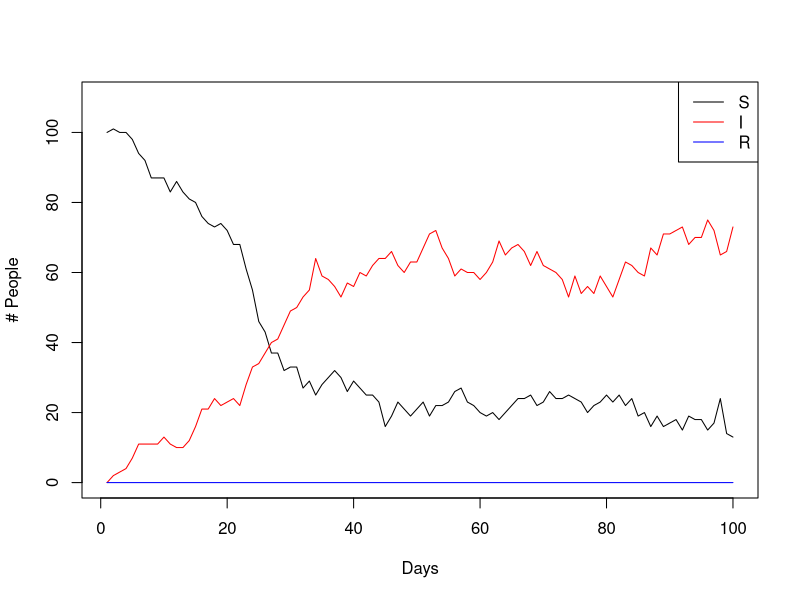

The R script that drew this image:
initS <- 100
initI <- 10
beta <- 0.5
gamma<-1/5
tau<-1/10
alpha<-1
no.of.timesteps <- 100
pop <- c(rep(0,initS),rep(1,initI))
sim.table <- as.data.frame(matrix(NA, no.of.timesteps, 5))
colnames(sim.table) <- c('Day','S','E','I','R')

for(t in 1:no.of.timesteps)
{
  #Simulate what happens at each timestep
  sim.table$Day[t] <- t
  sim.table$S[t] <- sum(pop==0)
  sim.table$E[t] <- sum(pop==1)
  sim.table$I[t] <- sum(pop==2)
  sim.table$R[t] <- sum(pop==3)
  lambda <- beta*sum(pop==2)/length(pop)
  
  random.lambda <- runif(length(pop))
  random.gamma <- runif(length(pop))
  random.tau <- runif(length(pop))
  random.alpha <- runif(length(pop))
  
  for(i in 1:length(pop)){
    #Simulate what happens to each individual
    
    ## INFECTION ##
    if(pop[i]==0){
      if(random.lambda[i] < lambda){
        pop[i] <- 1
      }
    } 
    
    ## LATENCY ##
    if(pop[i]==1){
      if(random.gamma[i]<gamma){ 
        pop[i] <- 2
      }
    }
    ## RECOVERY ##
    if(pop[i]==2){
      if(random.tau[i]<tau){
        pop[i] <- 3
      }
    }
    
    ## LOSS OF IMMUNITY ##
    if(pop[i]==3){
      if(random.alpha[i]<alpha){
        pop[i] <- 0
      }
    }
    
  }
}
sim.table

plot(sim.table$Day,sim.table$S,type='l',ylim=c(0,length(pop)),col='black',xlab="Days",ylab=("# People"))
lines(sim.table$Day,sim.table$I,col='red')
lines(sim.table$Day,sim.table$R,col='blue')
legend("topright", legend = c("S","I","R"), lwd = 1, col=c("black","red","blue"))
